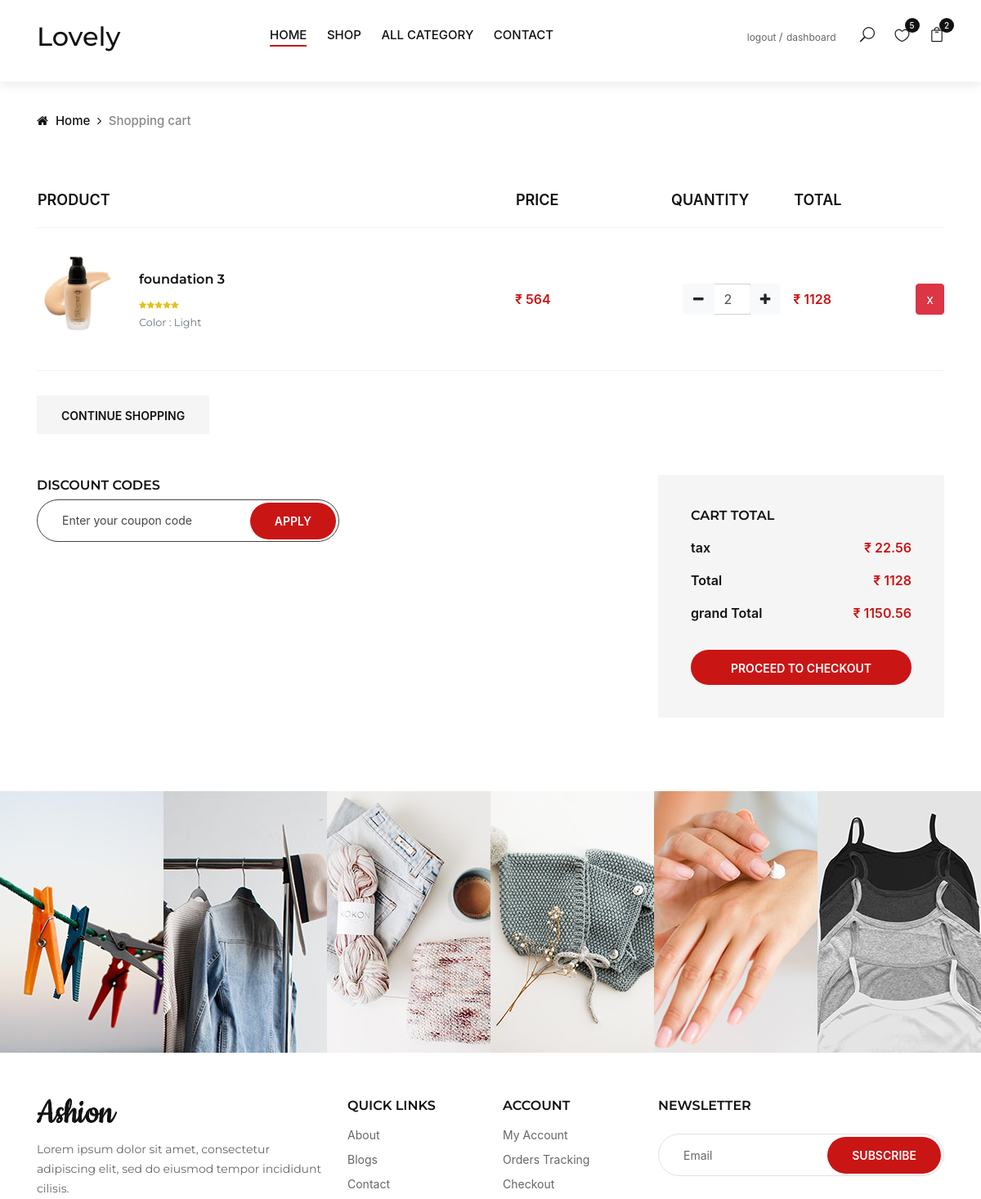
The app's page /carts/ (signed in, upper part), older data.
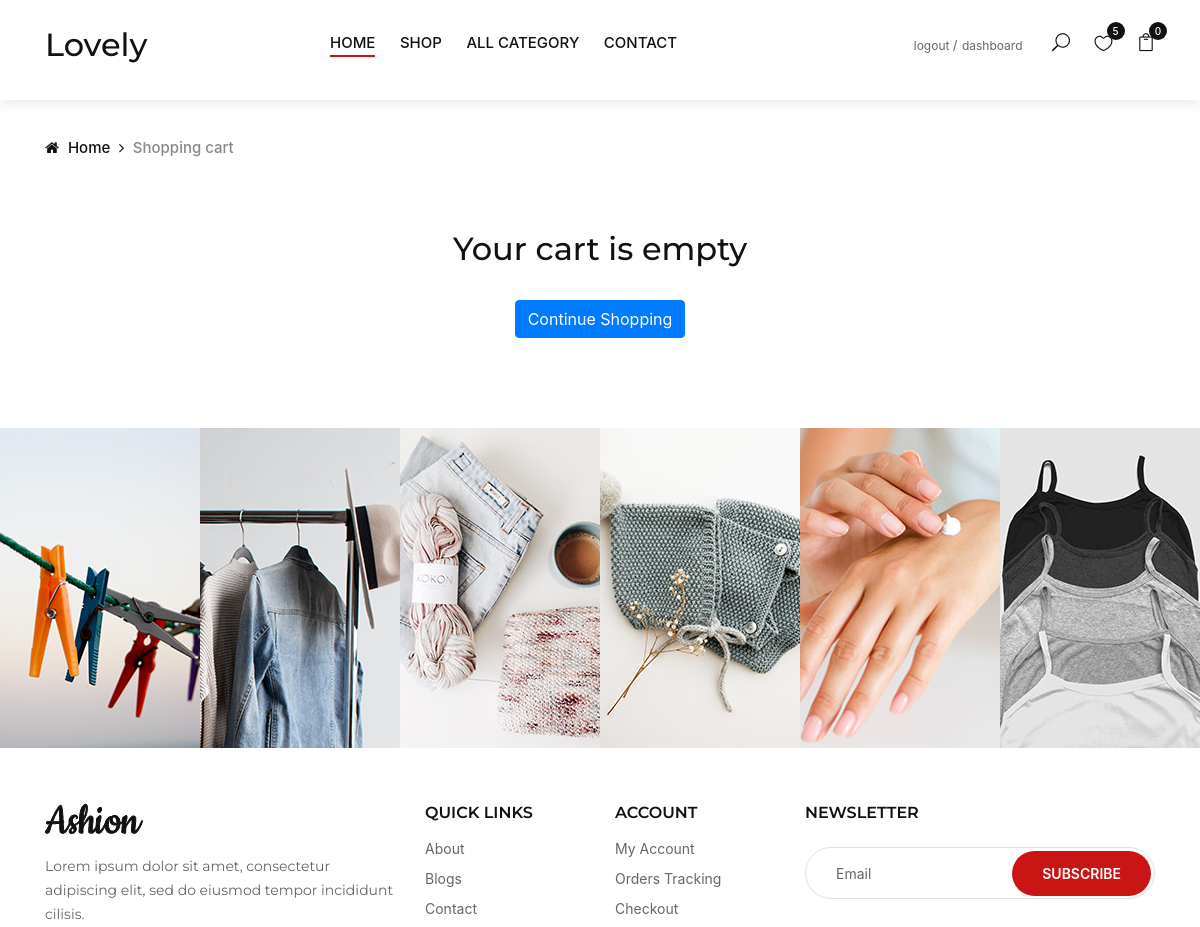
The same page, newer data.
### carts/models.py (models this page shows, shortened)
class CartItem(models.Model):
    user = models.ForeignKey(User, on_delete=models.CASCADE,null=True)
    product = models.ForeignKey(Product, on_delete=models.CASCADE)
    variations = models.ManyToManyField(Variation, blank=True)
    cart    = models.ForeignKey(Cart, on_delete=models.CASCADE,null=True)
    quantity = models.IntegerField()
    is_active = models.BooleanField(default=True)
    def sub_total(self):
        return self.product.price * self.quantity

### store/models.py (models this page shows, shortened)
class Product(models.Model):
    product_name    = models.CharField(max_length=200, unique=True)
    slug            = models.SlugField(max_length=200, unique=True)
    description     = models.TextField(max_length=500, blank=True)
    price           = models.IntegerField()
    images          = models.ImageField(upload_to='photos/products')
    stock           = models.IntegerField()
    is_available    = models.BooleanField(default=True)
    category        = models.ForeignKey(Category, on_delete=models.CASCADE)
    created_date    = models.DateTimeField(auto_now_add=True)
    modified_date   = models.DateTimeField(auto_now=True)
    is_featured     = models.BooleanField(default=False)
    hot_trend       = models.BooleanField(default=False)
    def get_url(self):
          return reverse('product_detail', args=[self.category.slug, self.slug])

class Variation(models.Model):
    product = models.ForeignKey(Product, on_delete=models.CASCADE)
    variation_category = models.CharField(max_length=100, choices=variation_category_choice)
    variation_value     = models.CharField(max_length=100)
    is_active           = models.BooleanField(default=True)
    created_date        = models.DateTimeField(auto_now=True)
    objects = VariationManager()

### carts/views.py (the view)
# urls.py: path('',views.cart,name='cart'),
def cart(request,total=0, quantity=0, cart_items=None):
    try:
        tax=0
        grand_total=0
        if request.user.is_authenticated:
            cart_items = CartItem.objects.filter(user = request.user, is_active = True)
        else:
            cart = Cart.objects.get(cart_id=_cart_id(request))
            cart_items = CartItem.objects.filter(cart=cart, is_active=True)
        for cart_item in cart_items:
            total += (cart_item.product.price * cart_item.quantity)
            quantity += cart_item.quantity
        tax = (2 * total)/100
        grand_total = total + tax
    except ObjectDoesNotExist:
        pass #just ignore
    context = {
        'total': total,
        'quantity': quantity,
        'cart_items': cart_items,
        'tax'       : tax,
        'grand_total': grand_total,
    }
    return render(request,'store/cart.html',context)

### carts/context_processors.py (called while the page is built)
def counter(request):
    cart_count = 0
    if 'admin' in request.path:
        return {}
    else:
        try:
            cart = Cart.objects.filter(cart_id=_cart_id(request))
            if request.user.is_authenticated:
                    cart_items = CartItem.objects.all().filter(user=request.user)
            else:
              cart_items = CartItem.objects.all().filter(cart=cart[:1])
            for cart_item in cart_items:
                cart_count += cart_item.quantity
        except Cart.DoesNotExist:
            cart_count = 0
    return dict(cart_count=cart_count)

def wishlist_count(request):
    if request.user.is_authenticated:
        count = wishlist.objects.filter(user=request.user).count()
    else:
        count = 0
    return {'wishlist_count': count}

### carts/views.py (called while the page is built)
def _cart_id(request):
    cart = request.session.session_key
    if not cart:
        cart = request.session.create()
    return cart

### category/context_processors.py (called while the page is built)
def menu_links(request):
    links = Category.objects.all()
    foundation=Category.objects.filter(category_name='Foundation')
    lipstick=Category.objects.filter(category_name='Lipstick')
    facewash=Category.objects.filter(category_name='Facewash')
    return dict(links=links,foundation=foundation,lipstick=lipstick,facewash=facewash)

### category/models.py (called while the page is built)
    def get_url(self):
            return reverse('products_by_category', args=[self.slug])

### store/context_processors.py (called while the page is built)
def filter(request):
    maxx_price = Product.objects.aggregate(Max('price'))['price__max']
    minn_price = Product.objects.aggregate(Min('price'))['price__min']
    return{
        'MAX_price': maxx_price,
        'MIN_price': minn_price,
    }

### Templates/store/cart.html (shortened to what this page needs)
{% extends 'base.html' %}
{% load static %}
{% block content %}
 <div class="breadcrumb-option">
    <div class="container">
        <div class="row">
            <div class="col-lg-12">
                <div class="breadcrumb__links">
                    <a href="./index.html"><i class="fa fa-home"></i> Home</a>
                    <span>Shopping cart</span>
                </div>
            </div>
        </div>
    </div>
</div>
<section class="shop-cart spad">
    <div class="container">
        {% if not cart_items %}
        <h2 class="text-center"> Your cart is empty </h2>
        <br>
        <div class="text-center">
            <a href="{% url 'store' %}" class="btn btn-primary">Continue Shopping</a>
        </div>
        {% else %}
        <div class="row">
            <div class="col-lg-12">
                <div class="shop__cart__table">
                    <table>
                        <thead>
                            <tr>
                                <th>Product</th>
                                <th>Price</th>
                                <th>Quantity</th>
                                <th>Total</th>
                                <th></th>
                            </tr>
                        </thead>
                        <tbody>
                           {% for cart_item in cart_items %}
                            <tr>
                                <td class="cart__product__item">
                                    <img src="{{ cart_item.product.images.url }}" alt="" style="width:100px">
                                    <div class="cart__product__item__title"  onclick="location.href='{{cart_item.product.get_url}}';">
                                        <h6>{{ cart_item.product.product_name }}</h6>
                                        <div class="rating">
                                            <i class="fa fa-star"></i>
                                            <i class="fa fa-star"></i>
                                            <i class="fa fa-star"></i>
                                            <i class="fa fa-star"></i>
                                            <i class="fa fa-star"></i>
                                        </div>
                                        <p class="text-muted small">
                                            {% if cart_item.variations.all %}
                                            {% for item in cart_item.variations.all %}
                                                {{ item.variation_category | capfirst }} : {{ item.variation_value | capfirst }} <br>
                                            {% endfor %}
                                        {% endif %}
                                        </p>
                                    </div>
                                </td>
                                <td class="cart__price">₹ {{cart_item.product.price}}</td>
                                <td>
                                                <div class="col">
                                                    <div class="input-group input-spinner">
                                                        <div class="input-group-prepend">
                                                            <a href="{% url 'remove_cart' cart_item.product.id cart_item.id %}" class="btn btn-light" type="button" id="button-plus"> <i class="fa fa-minus"></i> </a>
                                                        </div>
                                                        <input type="text" class="form-control"  value="{{ cart_item.quantity }}">
                                                        <div class="input-group-append">
                                                       <form action="{% url 'add_cart' cart_item.product.id %}" method="POST">
                                                            <button  class="btn btn-light" type="submit" id="button-minus"> <i class="fa fa-plus"></i> </a>
                                                      </form>
                                                        </div>
                                                    </div>
                                                </div>
                                </td>
                                <td class="cart__total">₹ {{cart_item.sub_total}}</td>
                                <td class="text-right">
                                    <a href="{% url 'remove_cart_item' cart_item.product.id cart_item.id  %}" onclick="return confirm('Are you sure want to delete??')" class="btn btn-danger">x</a>
                                </td>
                            </tr>
                            {% endfor %}
                        </tbody>
                    </table>
                </div>
            </div>
        </div>
        <div class="row">
            <div class="col-lg-6 col-md-6 col-sm-6">
                <div class="cart__btn">
                    <a href="{% url 'store' %}">Continue Shopping</a>
                </div>
            </div>
        </div>
        <div class="row">
            <div class="col-lg-6">
                <div class="discount__content">
                    <h6>Discount codes</h6>
                    <form action="#">
                        <input type="text" placeholder="Enter your coupon code">
                        <button type="submit" class="site-btn">Apply</button>
                    </form>
                </div>
            </div>
            <div class="col-lg-4 offset-lg-2">
                <div class="cart__total__procced">
                    <h6>Cart total</h6>
                    <ul>
                        <li>tax <span>₹ {{tax}}</span></li>
                        <li>Total <span>₹ {{total}}</span></li>
                        <li>grand Total <span>₹ {{grand_total}}</span></li>
                    </ul>
                    <a href="{% url 'checkout' %}" class="primary-btn">Proceed to checkout</a>
                </div>
            </div>
        </div>
        {% endif %}
    </div>
</section>
<div class="instagram">
    <div class="container-fluid">
        <div class="row">
            <div class="col-lg-2 col-md-4 col-sm-4 p-0">
                <div class="instagram__item set-bg" data-setbg="img/instagram/insta-1.jpg">
                </div>
            </div>
            <div class="col-lg-2 col-md-4 col-sm-4 p-0">
                <div class="instagram__item set-bg" data-setbg="img/instagram/insta-2.jpg">
                </div>
            </div>
            <div class="col-lg-2 col-md-4 col-sm-4 p-0">
                <div class="instagram__item set-bg" data-setbg="img/instagram/insta-3.jpg">
                </div>
            </div>
            <div class="col-lg-2 col-md-4 col-sm-4 p-0">
                <div class="instagram__item set-bg" data-setbg="img/instagram/insta-4.jpg">
                </div>
            </div>
            <div class="col-lg-2 col-md-4 col-sm-4 p-0">
                <div class="instagram__item set-bg" data-setbg="img/instagram/insta-5.jpg">
                </div>
            </div>
            <div class="col-lg-2 col-md-4 col-sm-4 p-0">
                <div class="instagram__item set-bg" data-setbg="img/instagram/insta-6.jpg">
                </div>
            </div>
        </div>
    </div>
</div>
<footer class="footer">
    <div class="container">
        <div class="row">
            <div class="col-lg-4 col-md-6 col-sm-7">
                <div class="footer__about">
                    <div class="footer__logo">
                        <a href="./index.html"><img src="img/logo.png" alt=""></a>
                    </div>
                    <p>Lorem ipsum dolor sit amet, consectetur adipiscing elit, sed do eiusmod tempor incididunt
                    cilisis.</p>
                </div>
            </div>
            <div class="col-lg-2 col-md-3 col-sm-5">
                <div class="footer__widget">
                    <h6>Quick links</h6>
                    <ul>
                        <li><a href="#">About</a></li>
                        <li><a href="#">Blogs</a></li>
                        <li><a href="#">Contact</a></li>
                    </ul>
                </div>
            </div>
            <div class="col-lg-2 col-md-3 col-sm-4">
                <div class="footer__widget">
                    <h6>Account</h6>
                    <ul>
                        <li><a href="#">My Account</a></li>
                        <li><a href="#">Orders Tracking</a></li>
                        <li><a href="#">Checkout</a></li>
                    </ul>
                </div>
            </div>
            <div class="col-lg-4 col-md-8 col-sm-8">
                <div class="footer__newslatter">
                    <h6>NEWSLETTER</h6>
                    <form action="#">
                        <input type="text" placeholder="Email">
                        <button type="submit" class="site-btn">Subscribe</button>
                    </form>
                </div>
            </div>
        </div>
    </div>
</footer>
{% endblock  %}

### Templates/base.html (shortened to what this page needs)
{% load static %}
<!DOCTYPE html>
<html>
<head>
    <link rel="stylesheet" href="{% static '/css/style.css'%}"  type="text/css">
    <link rel="stylesheet" href="{% static '/css/bootstrap.min.css'%}"  type="text/css">
    <link rel="stylesheet" href="{% static '/css/elegant-icons.css'%}"  type="text/css">
    <link rel="stylesheet" href="{% static '/css/font-awesome.min.css'%}"  type="text/css">
    <link rel="stylesheet" href="{% static '/css/jquery-ui.min.css'%}"  type="text/css">
    <link rel="stylesheet" href="{% static '/css/magnific-popup.css'%}"  type="text/css">
    <link rel="stylesheet" href="{% static '/css/owl.carousel.min.css'%}"  type="text/css">
    <link rel="stylesheet" href="{% static '/css/slicknav.min.css'%}"  type="text/css">
    <link rel="stylesheet" href="{% static '/css/sass.css'%}"  type="text/css">
</head>
<body>
    <header class="header">
        <div class="container-fluid">
            <div class="row">
                <div class="col-xl-3 col-lg-2">
                    <div class="header__logo">
                        <h2>Lovely</h2>
                    </div>
                </div>
                <div class="col-xl-6 col-lg-7">
                    <nav class="header__menu">
                        <ul>
                            <li class="active"><a href="{% url 'home' %}">Home</a></li>
                            <li><a href="{% url 'store' %}">Shop</a></li>
                            <li><a href="#">All category</a>
                            </li>
                            <li><a href="{% url 'contact' %}">Contact</a></li>
                        </ul>
                    </nav>
                </div>
                <div class="col-lg-3">
                    <div class="header__right">
                        <div class="header__right__auth">
                        {% if user.is_authenticated %}
                        <a href="{% url 'logout' %}">logout</a>
                        <a href="{% url 'dashboard' %}">dashboard</a>
                       {% else %}
                        <a href="{% url 'login' %}">Login</a>
                        <a href="{% url 'signup' %}">Register</a>
                          {% endif %}
                        </div>
                        <ul class="header__right__widget">
                            <li><span class="icon_search search-switch"></span></li>
                            <li><a href="{% url 'wishlist' %}"><span class="icon_heart_alt"></span>
                                <div class="tip">{{ wishlist_count }}</div>
                            </a></li>
                            <li><a href="{% url 'cart' %}"><span class="icon_bag_alt"></span>
                                <div class="tip">{{cart_count}}</div>
                            </a></li>
                        </ul>
                    </div>
                </div>
            </div>
        </div>
    </header>
    {% block content  %}
    {% endblock  %}
</body>
</html>

Row changes from the older to the newer data that the page shows:
removed CartItem: product.images (picture), product.product_name "foundation 3", product.price "564", quantity "2", sub_total "1128"
no longer on this page (row unchanged): Variation: variation_category "Color", variation_value "Light"
Text that changed along with them:
{{ cart_count }}: "2" → "0"
{{ tax }}: "22.56" → (not shown)
{{ total }}: "1128" → (not shown)
{{ grand_total }}: "1150.56" → (not shown)
text no longer shown: "PRODUCT PRICE QUANTITY TOTAL CONTINUE SHOPPING DISCOUNT CODES APPLY CART TOTAL tax ₹ Total ₹ grand Total ₹ PROCEED TO CHECKOUT"
text now shown: "Your cart is empty Continue Shopping"
